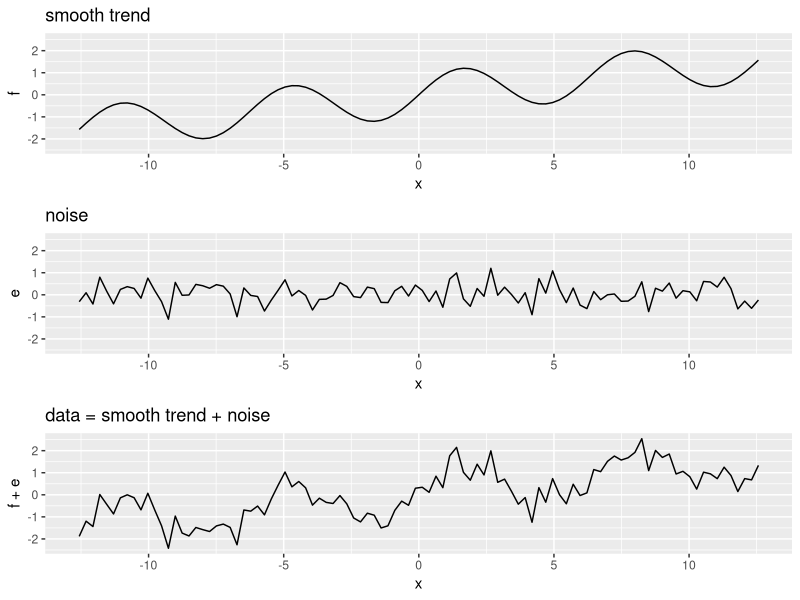
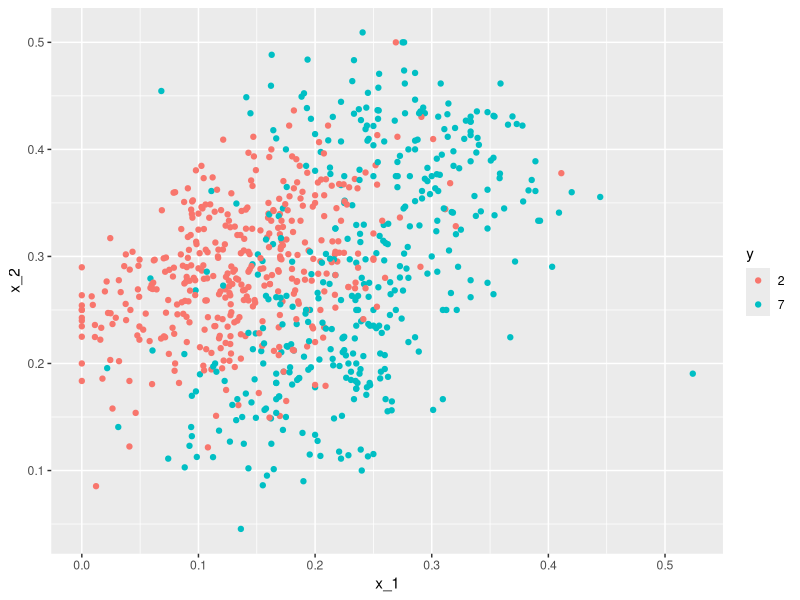

R code for these plots, in order: (Note: this script raises an error after producing the figures.)
## ---- chunk 1
img_path <- "img"
## ---- chunk 2
library(tidyverse)
set.seed(1)
n <- 100
x <- seq(-pi*4, pi*4, len = n)
tmp <- data.frame(x = x , f = sin(x) + x/8, e = rnorm(n, 0, 0.5)) 
p1 <- qplot(x, f, main = "smooth trend", ylim = range(tmp$f + tmp$e), data = tmp, geom = "line")
p2 <- qplot(x, e, main = "noise", ylim = range(tmp$f + tmp$e), data = tmp, geom = "line")
p3 <- qplot(x, f + e, main = "data = smooth trend + noise", ylim = range(tmp$f + tmp$e), data = tmp, geom = "line")
gridExtra::grid.arrange(p1, p2, p3)
## ---- chunk 3
library(tidyverse)
library(caret)
library(dslabs)
mnist_27$train |> ggplot(aes(x_1, x_2, color = y)) + geom_point()
## ---- chunk 4
if (!exists("mnist")) mnist <- read_mnist()
is <- mnist_27$index_train[c(which.min(mnist_27$train$x_1), which.max(mnist_27$train$x_1))]
titles <- c("smallest","largest")
tmp <- lapply(1:2, function(i){
    expand.grid(Row = 1:28, Column = 1:28) |>  
      mutate(label = titles[i],  
             value = mnist$train$images[is[i],])
})
tmp <- Reduce(rbind, tmp)
p1 <- tmp |> ggplot(aes(Row, Column, fill = value)) + 
  geom_raster(show.legend = FALSE) + 
  scale_y_reverse() +
  scale_fill_gradient(low = "white", high = "black") +
  facet_grid(.~label) + 
  geom_vline(xintercept = 14.5) +
  geom_hline(yintercept = 14.5) +
  ggtitle("Largest and smallest x_1")

    
is <- mnist_27$index_train[c(which.min(mnist_27$train$x_2), which.max(mnist_27$train$x_2))]
titles <- c("smallest","largest")
tmp <- lapply(1:2, function(i){
    expand.grid(Row = 1:28, Column = 1:28) |>  
      mutate(label = titles[i],  
             value = mnist$train$images[is[i],])
})
tmp <- Reduce(rbind, tmp)
p2 <- tmp |> ggplot(aes(Row, Column, fill = value)) + 
    geom_raster(show.legend = FALSE) + 
    scale_y_reverse() +
    scale_fill_gradient(low = "white", high = "black") +
    facet_grid(.~label) + 
    geom_vline(xintercept = 14.5) +
    geom_hline(yintercept = 14.5) +
  ggtitle("Largest and smallest x_2")
gridExtra::grid.arrange(p1, p2, ncol = 2)
## ---- chunk 5
fit <- mnist_27$train |> mutate(y = ifelse(y == 7, 1, 0)) |> lm(y ~ x_1 + x_2, data = _)
## ---- chunk 6
p_hat <- predict(fit, newdata = mnist_27$test)
y_hat <- factor(ifelse(p_hat > 0.5, 7, 2))
confusionMatrix(y_hat, mnist_27$test$y)$overall[["Accuracy"]]
## ---- chunk 7
mnist_27$true_p |> 
  ggplot(aes(x_1, x_2, z = p)) +
  geom_raster(aes(fill = p)) +
  scale_fill_gradientn(colors = c("#F8766D", "white", "#00BFC4")) +
  stat_contour(breaks = c(0.5), color = "black")
## ---- chunk 8
p_hat <- predict(fit, newdata = mnist_27$true_p)
p_hat <- scales::squish(p_hat, c(0, 1))
p1 <- mnist_27$true_p |> mutate(p_hat = p_hat) |>
  ggplot(aes(x_1, x_2,  z = p_hat)) +
  geom_raster(aes(fill = p_hat)) +
  scale_fill_gradientn(colors = c("#F8766D","white","#00BFC4")) +
  stat_contour(breaks = c(0.5), color = "black") 

p2 <- mnist_27$true_p |> 
  mutate(p_hat = p_hat) |>
  ggplot() +
  stat_contour(aes(x_1, x_2, z = p_hat), breaks = c(0.5), color = "black") + 
  geom_point(mapping = aes(x_1, x_2, color = y), data = mnist_27$test) 
gridExtra::grid.arrange(p1, p2, ncol = 2)
## ---- chunk 9
polls_2008 |> ggplot(aes(day, margin)) + geom_point()
## ---- chunk 10
resid <- ifelse(lm(margin~day, data = polls_2008)$resid > 0, "+", "-")
polls_2008 |> 
  mutate(resid = resid) |> 
  ggplot(aes(day, margin)) + 
  geom_smooth(method = "lm", se = FALSE, color = "black") +
  geom_point(aes(color = resid), size = 3)
## ---- chunk 11
span <- 3.5
tmp <- polls_2008 |>
  crossing(center = polls_2008$day) |>
  mutate(dist = abs(day - center)) |>
  filter(dist <= span) 

tmp |> filter(center %in% c(-125, -55)) |>
  ggplot(aes(day, margin)) +   
  geom_point(data = polls_2008, size = 3, alpha = 0.5, color = "grey") +
  geom_point(size = 2) +    
  geom_smooth(aes(group = center), 
              method = "lm", formula = y~1, se = FALSE) +
  facet_wrap(~center)
## ---- chunk 12
knitr::include_graphics("https://rafalab.dfci.harvard.edu/dsbook-part-2/ml/img/binsmoother-animation.gif")
## ---- chunk 13
span <- 7 
fit <- with(polls_2008, ksmooth(day, margin, kernel = "box", bandwidth = span))

polls_2008 |> mutate(smooth = fit$y) |>
  ggplot(aes(day, margin)) +
    geom_point(size = 3, alpha = .5, color = "grey") + 
  geom_line(aes(day, smooth), color = "red")
## ---- chunk 14
x_0 <- -125

p1 <- data.frame(x = polls_2008$day) |> mutate(w_0 = 1*I(abs(x - x_0) <= span/2)) |>
  mutate(w_0 = w_0/sum(w_0)) |>
  ggplot(aes(x, w_0)) +
  geom_step() +
  ggtitle("Box")

tmp <- with(data.frame(day = seq(min(polls_2008$day), max(polls_2008$day), .25)), 
                       ksmooth(day, 1*I(day == x_0), kernel = "normal", x.points = day, bandwidth = span))
p2 <- data.frame(x = tmp$x, w_0 = tmp$y) |>
  mutate(w_0 = w_0/sum(w_0)) |>
  ggplot(aes(x, w_0)) +
  geom_line() +
  ggtitle("Normal")
gridExtra::grid.arrange(p1, p2, ncol = 2)
## ---- chunk 15
span <- 7
fit <- with(polls_2008, ksmooth(day, margin, kernel = "normal", bandwidth = span))

polls_2008 |> mutate(smooth = fit$y) |>
  ggplot(aes(day, margin)) +
  geom_point(size = 3, alpha = .5, color = "grey") + 
  geom_line(aes(day, smooth), color = "red")
## ---- chunk 16
span <- 21/diff(range(polls_2008$day))

tmp <- polls_2008 |>
  crossing(center = polls_2008$day) |>
  mutate(dist = abs(day - center)) |>
  filter(rank(dist) / n() <= span) |>
  mutate(weight = (1 - (dist / max(dist)) ^ 3) ^ 3)

tmp |> 
  filter(center %in% c(-125, -55)) |>
  ggplot(aes(day, margin)) +   
  scale_size(range = c(0, 3)) +
  geom_smooth(aes(group = center, weight = weight), 
              method = "lm", se = FALSE) +
  geom_point(data = polls_2008, size = 3, alpha = .5, color = "grey") +
  geom_point(aes(size = weight)) +
  facet_wrap(~center)
## ---- chunk 17
knitr::include_graphics("https://rafalab.dfci.harvard.edu/dsbook-part-2/ml/img/loess-animation.gif")
## ---- chunk 18
total_days <- diff(range(polls_2008$day))
span <- 21/total_days
fit <- loess(margin ~ day, degree = 1, span = span, data = polls_2008)
polls_2008 |> mutate(smooth = fit$fitted) |>
  ggplot(aes(day, margin)) +
  geom_point(size = 3, alpha = .5, color = "grey") +
  geom_line(aes(day, smooth), color = "red")
## ---- chunk 19
spans <- c(.66, 0.25, 0.15, 0.10)

fits <- tibble(span = spans) |> 
  group_by(span) |> 
  do(broom::augment(loess(margin ~ day, degree = 1, span = .$span, data = polls_2008)))

tmp <- fits |>
  crossing(center = polls_2008$day) |>
  mutate(dist = abs(day - center)) |>
  filter(rank(dist) / n() <= span) |>
  mutate(weight = (1 - (dist / max(dist)) ^ 3) ^ 3)

knitr::include_graphics("https://rafalab.dfci.harvard.edu/dsbook-part-2/ml/img/loess-multi-span-animation.gif")
## ---- chunk 20
tmp |> ggplot(aes(day, margin)) +
  geom_point(size = 2, alpha = .5, color = "grey") +
  geom_line(aes(day, .fitted), data = fits, color = "red") +
  facet_wrap(~span)
## ---- chunk 21
x_0 <- -125

tmp <- with(data.frame(day = seq(min(polls_2008$day), max(polls_2008$day), .25)), 
                       ksmooth(day, 1*I(day == x_0), kernel = "normal", x.points = day, bandwidth = 7))
p1 <- data.frame(x = tmp$x, w_0 = tmp$y) |>
  mutate(w_0 = w_0/sum(w_0)) |>
  ggplot(aes(x, w_0)) +
  geom_line() +
  ggtitle("Normal")

p2 <- data.frame(x = seq(min(polls_2008$day), max(polls_2008$day), length.out = 100)) |>
  mutate(w_0 = (1 - (abs(x - x_0)/21)^3)^3*I(abs(x - x_0) <= 21)) |>
  ggplot(aes(x, w_0)) +
  geom_line()  +
  ggtitle("Tri-weight")
gridExtra::grid.arrange(p1, p2, ncol = 2)
## ---- chunk 22
total_days <- diff(range(polls_2008$day))
span <- 28/total_days
fit_1 <- loess(margin ~ day, degree = 1, span = span, data = polls_2008)
fit_2 <- loess(margin ~ day, span = span, data = polls_2008)

polls_2008 |> mutate(smooth_1 = fit_1$fitted, smooth_2 = fit_2$fitted) |>
  ggplot(aes(day, margin)) +
  geom_point(size = 3, alpha = .5, color = "grey") +
  geom_line(aes(day, smooth_1), color = "red", lty = 2) +
  geom_line(aes(day, smooth_2), color = "orange", lty = 1) 
## ---- chunk 23
polls_2008 |> ggplot(aes(day, margin)) +
  geom_point() + 
  geom_smooth(method = loess)
## ---- chunk 24
polls_2008 |> ggplot(aes(day, margin)) +
  geom_point() + 
  geom_smooth(method = loess, method.args = list(span = 0.15, degree = 1))
